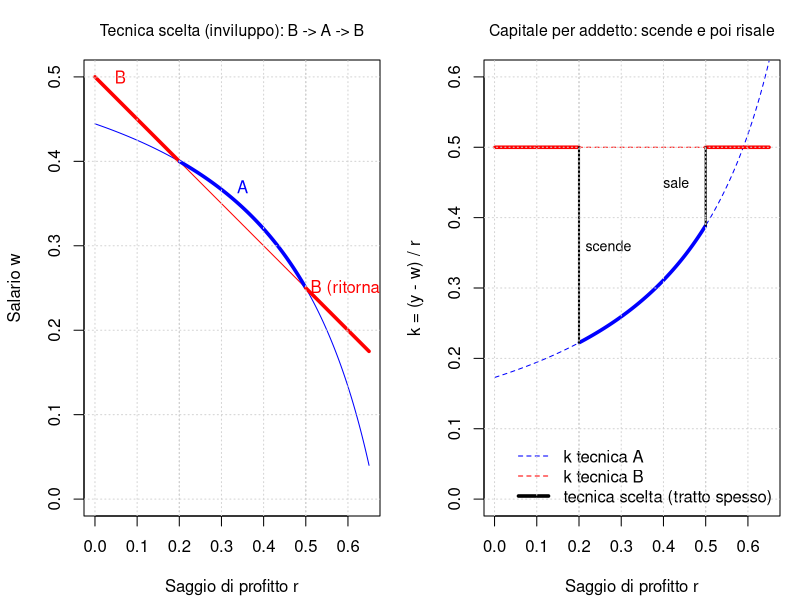

Here is the R script that generated this plot:
# Il ritorno delle tecniche (reswitching)

# Esempio numerico di "reswitching" in un'economia a due settori:
# la tecnica B è conveniente ai saggi di profitto bassi e alti,
# mentre la tecnica A è conveniente per valori intermedi di r.

# Cancella tutto ####
rm(list = ls(all = TRUE))
if (!is.null(dev.list())) dev.off()
cat("\014")

# Nota: a) due beni: consumo (c) e macchine (m); le macchine servono a produrre entrambi i beni
#       b) numerario = il bene di consumo (pc = 1)
#       c) prezzi: pc = (1+r)*pm*amc + w*lc  e  pm = (1+r)*pm*amm + w*lm
#       d) nella tecnica B i due settori hanno la stessa composizione (amm/lm = amc/lc), nella A no

# Scrivi il modello ####
lcA <- 1.9                                                  # Lavoro per unità di bene di consumo, tecnica A
amcA <- 0.14                                                # Macchine per unità di bene di consumo, tecnica A
lmA <- 1                                                    # Lavoro per macchina, tecnica A
ammA <- 0.6                                                 # Macchine per macchina, tecnica A
lcB <- 1                                                    # Lavoro per unità di bene di consumo, tecnica B
amcB <- 0.5                                                 # Macchine per unità di bene di consumo, tecnica B
lmB <- 1                                                    # Lavoro per macchina, tecnica B
ammB <- 0.5                                                 # Macchine per macchina, tecnica B
r <- seq(0, 0.65, length.out = 651)                         # Saggio di profitto (vettore)
x <- 1 + r                                                  # Coefficiente di ricarico (vettore)
dA <- lcA * ammA - lmA * amcA                               # Coefficiente di (1+r) al denominatore della frontiera A
dB <- lcB * ammB - lmB * amcB                               # Coefficiente di (1+r) al denominatore della frontiera B (= 0)
wA <- (1 - ammA * x) / (lcA - dA * x)                       # Frontiera salario-profitto della tecnica A (vettore)
wB <- (1 - ammB * x) / (lcB - dB * x)                       # Frontiera salario-profitto della tecnica B (vettore)
rsw <- sort(Re(polyroot(c(lcB - lcA,
                          dA + ammB * lcA - dB - ammA * lcB,
                          ammA * dB - ammB * dA)))) - 1     # Saggi di profitto ai quali le due tecniche si equivalgono
  # Nota: polyroot() = calcola le radici di un polinomio (ottenuto uguagliando le due frontiere, in x = 1+r)
  #       Re = estrae la parte reale ed elimina la parte immaginaria
  #       sort = ordina le soluzioni in ordine crescente
wenv <- pmax(wA, wB)                                        # Frontiera salario-profitto (inviluppo delle due tecniche) (vettore)
yA <- wA[1]                                                 # Prodotto netto per addetto della tecnica A (= salario con r = 0)
yB <- wB[1]                                                 # Prodotto netto per addetto della tecnica B (= salario con r = 0)
rk <- r[-1]                                                 # Saggio di profitto meno il primo valore nullo
kA <- (yA - wA[-1]) / rk                                    # Capitale per addetto (in valore) della tecnica A (vettore)
kB <- (yB - wB[-1]) / rk                                    # Capitale per addetto (in valore) della tecnica B (vettore)
kenv <- ifelse(wA[-1] > wB[-1], kA, kB)                     # Capitale per addetto della tecnica scelta (vettore)

# Mostra informazioni
cat("Saggi di profitto ai quali le due tecniche si equivalgono r =", round(rsw, 4), "\n")
cat("Prodotto netto per addetto: yA =", round(yA, 4), " yB =", round(yB, 4), "\n")

# Impostazioni grafiche
par(mfrow = c(1, 2), mar = c(4.2, 4.2, 3, 1))

# Pannello 1: inviluppo colorato per tecnica scelta ####
plot(r, wB, type = "l", lwd = 1, col = "red", ylim = c(0, max(wA, wB)),
     main = "Tecnica scelta (inviluppo): B -> A -> B",
     xlab = "Saggio di profitto r", ylab = "Salario w", font.main = 1, cex.main = 0.95)
lines(r, wA, lwd = 1, col = "blue")
mB1 <- r <= rsw[1]; mA <- r > rsw[1] & r < rsw[2]; mB2 <- r >= rsw[2]
lines(r[mB1], wenv[mB1], lwd = 3.5, col = "red")
lines(r[mA],  wenv[mA],  lwd = 3.5, col = "blue")
lines(r[mB2], wenv[mB2], lwd = 3.5, col = "red")
abline(v = rsw, lty = 3, col = "grey")
text(0.06, 0.50, "B", col = "red"); text(0.35, 0.37, "A", col = "blue")
text(0.60, 0.25, "B (ritorna)", col = "red"); grid()

# Pannello 2: capitale per addetto della tecnica scelta ####
kA1 <- (yA - (1 - ammA * (1 + rsw)) / (lcA - dA * (1 + rsw))) / rsw   # k della tecnica A ai due saggi di switch
kB1 <- (yB - (1 - ammB * (1 + rsw)) / (lcB - dB * (1 + rsw))) / rsw   # k della tecnica B ai due saggi di switch
plot(rk, kB, type = "l", lwd = 1, lty = 2, col = "red", ylim = c(0, 0.6),
     main = "Capitale per addetto: scende e poi risale",
     xlab = "Saggio di profitto r", ylab = "k = (y - w) / r",
     font.main = 1, cex.main = 0.95)
lines(rk, kA, lwd = 1, lty = 2, col = "blue")
nB1 <- rk <= rsw[1]; nA <- rk >= rsw[1] & rk <= rsw[2]; nB2 <- rk >= rsw[2]
lines(rk[nB1], kB[nB1], lwd = 3.5, col = "red")
lines(rk[nA],  kA[nA],  lwd = 3.5, col = "blue")
lines(rk[nB2], kB[nB2], lwd = 3.5, col = "red")
segments(rsw, kB1, rsw, kA1, lwd = 2)                       # Salti del capitale per addetto nei punti di switch
abline(v = rsw, lty = 3, col = "grey")
text(rsw[1] + 0.07, 0.36, "scende", cex = 0.85); text(rsw[2] - 0.07, 0.45, "sale", cex = 0.85)
legend("bottomright", c("k tecnica A", "k tecnica B", "tecnica scelta (tratto spesso)"),
       lty = c(2, 2, 1), lwd = c(1, 1, 3.5), col = c("blue", "red", "black"), bty = "n"); grid()
